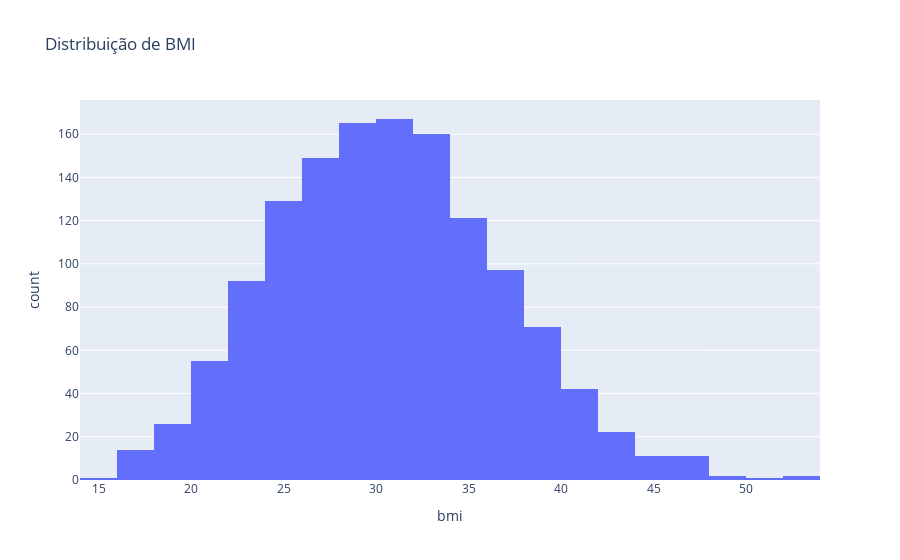

This figure's notebook cell:
### Code cell
# Mostrar distribuição de BMI
fig = px.histogram(df_costs, x='bmi', nbins=30, title='Distribuição de BMI')
fig.show()

### Figure 1 — Plotly figure (JSON) as saved in the notebook; plotly's stock layout.template omitted (floating-point values rounded to 4 significant figures; data arrays with more than 128 entries replaced by an {"elided": "..."} marker saying what was removed)
{"data": [{"bingroup": "x", "hovertemplate": "bmi=%{x}<br>count=%{y}<extra></extra>", "legendgroup": "", "marker": {"color": "#636efa", "pattern": {"shape": ""}}, "name": "", "nbinsx": 30, "orientation": "v", "showlegend": false, "type": "histogram", "x": {"elided": "1338 float values"}, "xaxis": "x", "yaxis": "y"}], "layout": {"barmode": "relative", "legend": {"tracegroupgap": 0}, "title": {"text": "Distribuição de BMI"}, "xaxis": {"anchor": "y", "domain": [0, 1], "title": {"text": "bmi"}}, "yaxis": {"anchor": "x", "domain": [0, 1], "title": {"text": "count"}}}}
